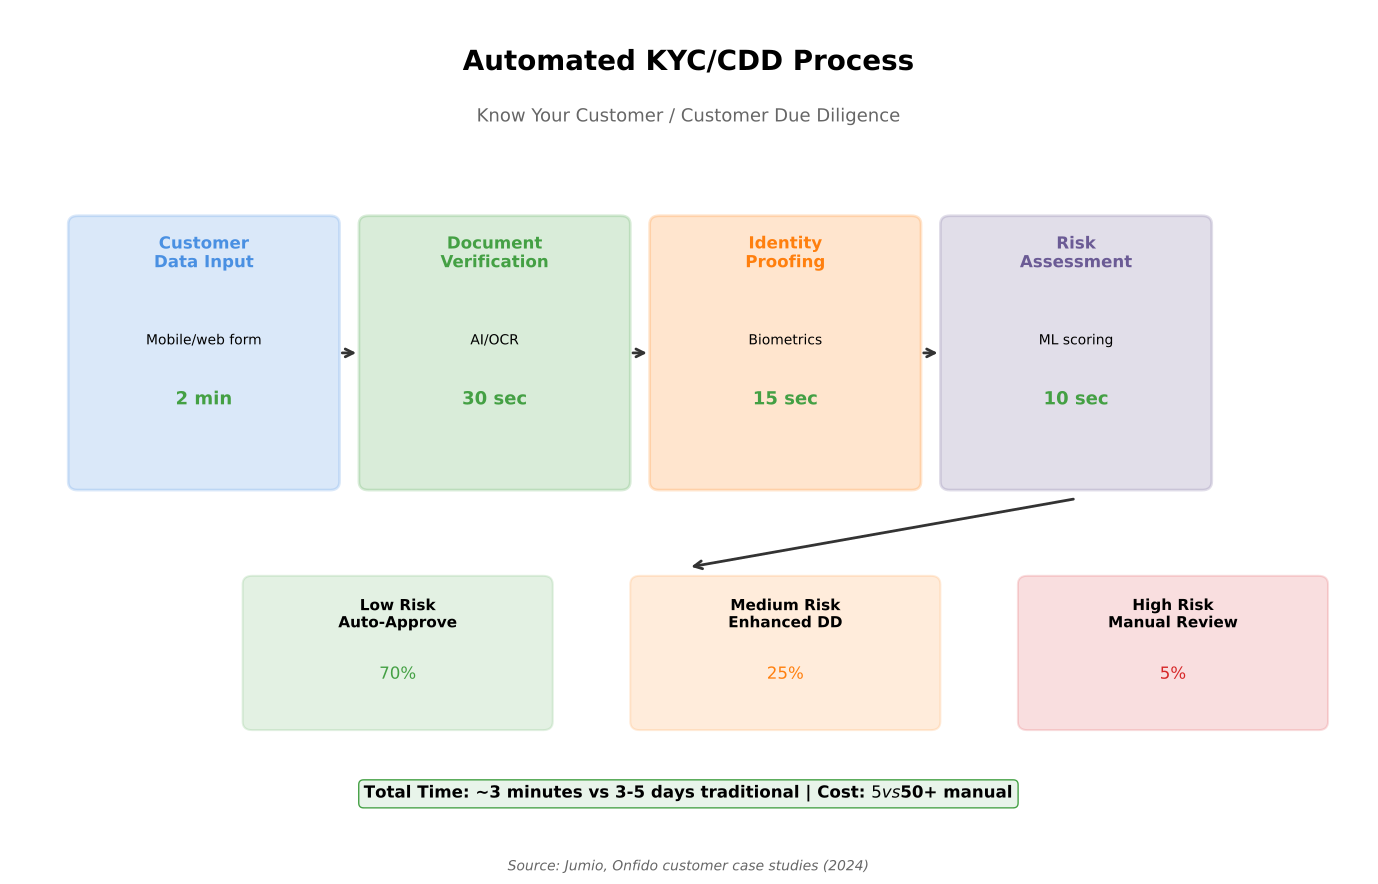

Recreate this plot in Python.
"""
KYC RegTech Flow
Shows automated KYC process flow

Output: kyc_regtech_flow.pdf
Module: module_01_fintech
Lesson: 10 - RegTech
"""

from pathlib import Path
import matplotlib.pyplot as plt
import matplotlib.patches as mpatches
import numpy as np

CHART_METADATA = {
    'title': 'KYC RegTech Flow',
    'module': 'module_01_fintech',
    'lesson': 10,
    'url': 'https://github.com/Digital-AI-Finance/digital-finance/tree/main/module_01_fintech/figures/kyc_regtech_flow'
}

plt.rcParams.update({
    'font.size': 14,
    'axes.labelsize': 14,
})

def create_chart():
    """Create KYC RegTech flow diagram"""
    fig, ax = plt.subplots(figsize=(14, 9))
    ax.set_xlim(0, 14)
    ax.set_ylim(0, 10)
    ax.axis('off')

    # Title
    ax.text(7, 9.3, 'Automated KYC/CDD Process', fontsize=20, fontweight='bold', ha='center')
    ax.text(7, 8.7, 'Know Your Customer / Customer Due Diligence', fontsize=13, ha='center', color='#666666')

    # Process flow
    steps = [
        {'name': 'Customer\nData Input', 'x': 2, 'y': 6, 'color': '#4A90E2',
         'time': '2 min', 'method': 'Mobile/web form'},
        {'name': 'Document\nVerification', 'x': 5, 'y': 6, 'color': '#44A044',
         'time': '30 sec', 'method': 'AI/OCR'},
        {'name': 'Identity\nProofing', 'x': 8, 'y': 6, 'color': '#FF7F0E',
         'time': '15 sec', 'method': 'Biometrics'},
        {'name': 'Risk\nAssessment', 'x': 11, 'y': 6, 'color': '#6B5B95',
         'time': '10 sec', 'method': 'ML scoring'},
    ]

    for i, step in enumerate(steps):
        box = mpatches.FancyBboxPatch((step['x']-1.3, step['y']-1.5), 2.6, 3,
                                       boxstyle='round,pad=0.1',
                                       facecolor=step['color'], alpha=0.2,
                                       edgecolor=step['color'], lw=2)
        ax.add_patch(box)
        ax.text(step['x'], step['y']+1, step['name'], ha='center',
               fontsize=12, fontweight='bold', color=step['color'])
        ax.text(step['x'], step['y']+0.1, step['method'], ha='center', fontsize=10)
        ax.text(step['x'], step['y']-0.6, step['time'], ha='center',
               fontsize=13, fontweight='bold', color='#44A044')

        if i < len(steps) - 1:
            ax.annotate('', xy=(steps[i+1]['x']-1.4, 6), xytext=(step['x']+1.4, 6),
                       arrowprops=dict(arrowstyle='->', color='#333333', lw=2))

    # Outcome branch
    ax.annotate('', xy=(7, 3.5), xytext=(11, 4.3),
               arrowprops=dict(arrowstyle='->', color='#333333', lw=2))

    outcomes = [
        {'name': 'Low Risk\nAuto-Approve', 'x': 4, 'y': 2.5, 'color': '#44A044', 'pct': '70%'},
        {'name': 'Medium Risk\nEnhanced DD', 'x': 8, 'y': 2.5, 'color': '#FF7F0E', 'pct': '25%'},
        {'name': 'High Risk\nManual Review', 'x': 12, 'y': 2.5, 'color': '#D62728', 'pct': '5%'},
    ]

    for out in outcomes:
        box = mpatches.FancyBboxPatch((out['x']-1.5, out['y']-0.8), 3, 1.6,
                                       boxstyle='round,pad=0.1',
                                       facecolor=out['color'], alpha=0.15,
                                       edgecolor=out['color'], lw=1.5)
        ax.add_patch(box)
        ax.text(out['x'], out['y']+0.3, out['name'], ha='center', fontsize=11, fontweight='bold')
        ax.text(out['x'], out['y']-0.3, out['pct'], ha='center', fontsize=12, color=out['color'])

    # Total time
    total = "Total Time: ~3 minutes vs 3-5 days traditional | Cost: $5 vs $50+ manual"
    ax.text(7, 0.8, total, ha='center', fontsize=12, fontweight='bold',
           bbox=dict(boxstyle='round', facecolor='#E8F4EA', edgecolor='#44A044'))

    # Source
    fig.text(0.5, 0.02, 'Source: Jumio, Onfido customer case studies (2024)',
            fontsize=10, ha='center', style='italic', color='#666666')

    plt.tight_layout()

    output_path = Path(__file__).parent / 'kyc_regtech_flow.pdf'
    plt.savefig(output_path, format='pdf', dpi=300, bbox_inches='tight')
    plt.close()
    print(f"Chart saved to: {output_path}")
    return output_path

if __name__ == '__main__':
    create_chart()
